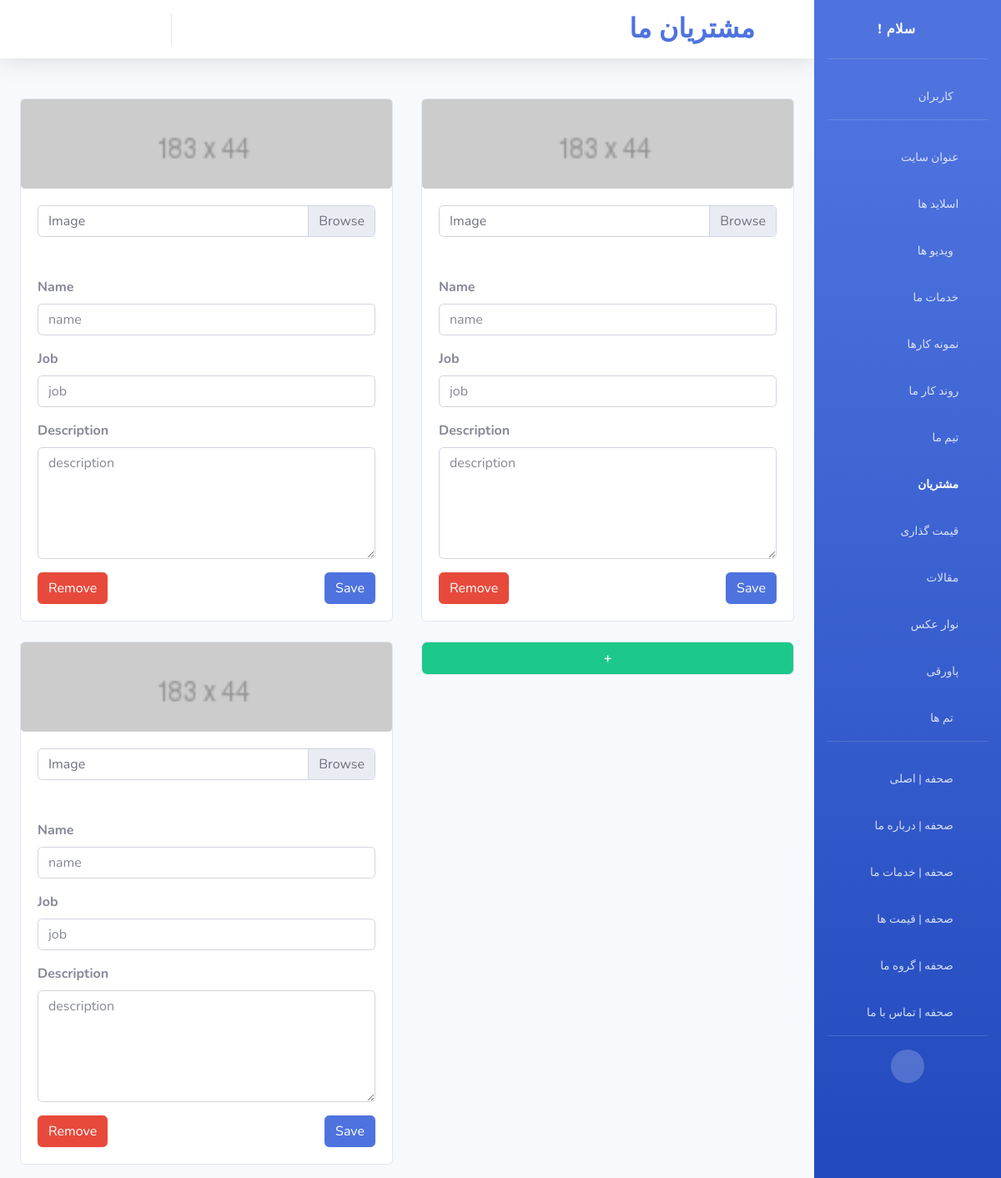
/control_panel/site/our-customers/ (signed in), run on the app's committed database.
### control_panel/models.py (models this page shows)
class our_customers(models.Model):
	img=models.ImageField(upload_to='customers/img/',
						  default='customers/img/default/default.png',
						  blank=True)
	name=models.CharField(max_length=100,blank=True)
	job=models.CharField(max_length=100,blank=True)
	description=models.TextField()
	objects=ourCustomersManager()

### control_panel/views.py (the view, shortened to what this page needs)
# urls.py: path('site/our-customers/',views.our_customers_,
def our_customers_(request):
	if not request.user.is_staff:
		return redirect('/')
	messages=list()
	return render(request,'control_panel/our-customers.html',
				  {
					  'messages':messages,
					  'our_customers':our_customers.objects.all(),
					  'page_name':'our customers'
					  })

### templates/control_panel/our-customers.html (shortened to what this page needs)
{% load static %}
<!DOCTYPE html>
<html lang="en">
<head>
	<link href="{% static 'cpanel/vendor/fontawesome-free/css/all.min.css' %}" rel="stylesheet" type="text/css">
	<link href="{% static 'cpanel/css/sb-admin-2.min.css' %}" rel="stylesheet">
</head>
<body id="page-top">
<div id="wrapper">
	<div id="content-wrapper" class="d-flex flex-column">
		<div id="content">
			<nav class="navbar navbar-expand navbar-light bg-white topbar mb-4 static-top shadow">
				<ul class="navbar-nav ml-auto">
					<li class="nav-item d-none d-sm-block dropdown no-arrow mx-1">
						<a class="nav-link dropdown-toggle" data-toggle="modal" data-target="#logoutModal" href="">
							<i class="fas fa-sign-out-alt fa-sm fa-fw mr-2 text-gray-400"></i>
						</a>
					</li>
					<li class="nav-item d-none d-sm-block dropdown no-arrow mx-1">
						<a class="nav-link dropdown-toggle" href="#">
							<i class="fas fa-envelope fa-sm fa-fw mr-2 text-gray-400"></i>
						</a>
					</li>
					<li class="nav-item d-none d-sm-block dropdown no-arrow mx-1">
						<a class="nav-link dropdown-toggle" href="/control_panel/auth/users/{{ user.id }}/change/">
							<i class="fas fa-user-tie fa-sm fa-fw mr-2 text-gray-400"></i>
						</a>
					</li>
					<li class="nav-item dropdown no-arrow mx-1">
						<a class="nav-link dropdown-toggle" href="/">
							<i class="fas fa-eye fa-sm fa-fw mr-2 text-gray-400"></i>
						</a>
					</li>
				</ul>
				<h2 class="m-0 mr-2 d-none d-sm-block font-weight-bold text-primary">مشتریان ما</h2>
				<h1 class="fas d-none d-sm-block fa-user-tag mr-3 font-weight-bold text-primary"></h1>
			</nav>
			<div class="container-fluid">
				<div class="card-deck mb-3">
					<div class="form-row">
						{% for customer in our_customers %}
							<div class="mt-4 col-lg-6 col-lg-6">
								<div class="card card-deck">
									<img class="card-img" src="{{ customer.img.url }}"
										 alt="Card image cap">
									<div class="card-body">
										<form method="POST" enctype="multipart/form-data">
											<div class="input-group mb-5">
												<div class="custom-file">
													<label class="custom-file-label"
														   for="inputGroupFile01">Image</label>
												</div>
											</div>
											<div class="form-row">
												<div class="col">
													<div class="form-group"><label><strong>Name</strong></label><input
															class="form-control" type="text"
															placeholder="{{ customer.name }}"
															name="name">
													</div>
													<div class="form-group"><label><strong>Job</strong></label><input
															class="form-control" type="text"
															placeholder="{{ customer.job }}"
															name="job">
													</div>
													<div class="form-group"><label><strong>Description</strong></label>
														<textarea class="form-control" rows="5"
																  placeholder="{{ customer.description }}"
																  name="description"></textarea></div>
												</div>
											</div>
											<button style="float: right;" class="btn btn-primary"
													value="{{ customer.id }}" type="submit"
													name="save">Save
											</button>
											<button class="btn btn-danger"
													value="{{ customer.id }}" type="submit"
													name="remove-customer">Remove
											</button>
										</form>
									</div>
								</div>
							</div>
						{% endfor %}
						<div class="mt-4 col-lg-6 col-lg-6">
							<div class="card">
								<form method="POST">
									<button type="submit" style="width:100%; height:100%"
											class="btn btn-success"
											name="Add-customer"><strong>+</strong>
									</button>
								</form>
							</div>
						</div>
					</div>
				</div>
			</div>
		</div>
	</div>
	<ul class="navbar-nav bg-gradient-primary sidebar sidebar-dark accordion" id="accordionSidebar">
		<a class="sidebar-brand d-flex align-items-center justify-content-center" href="/control_panel/">
			<div class="sidebar-brand-text mx-3">! سلام<sup></sup></div>
			<div class="sidebar-brand-icon rotate-n-15">
				<i class="fas fa-laugh-wink"></i>
			</div>
		</a>
		<hr class="sidebar-divider">
		<li class="nav-item">
			<a class="nav-link" href="/control_panel/auth/users/">
				<span class="collapse collapsing">کاربران</span>
				<i class="fas fa-fw fa-user-cog"></i>
			</a>
		</li>
		<hr class="sidebar-divider">
		<li class="nav-item">
			<a class="nav-link" href="/control_panel/site/site-title/">
				<span class="collapse collapsing">عنوان سایت</span>
				<i class="fa fa-window-maximize"></i>
			</a>
		</li>
		<li class="nav-item">
			<a class="nav-link" href="/control_panel/site/slideshow/">
				<span class="collapse collapsing">اسلاید ها</span>
				<i class="fa fa-object-ungroup"></i>
			</a>
		</li>
		<li class="nav-item">
			<a class="nav-link" href="/control_panel/site/video/">
				<span class="collapse collapsing">ویدیو ها</span>
				<i class="fas fa-fw fa-film"></i>
			</a>
		</li>
		<li class="nav-item">
			<a class="nav-link" href="/control_panel/site/our-services/">
				<span class="collapse collapsing">خدمات ما</span>
				<i class="fa fa-wrench"></i>
			</a>
		</li>
		<li class="nav-item">
			<a class="nav-link" href="/control_panel/site/work-samples/">
				<span class="collapse collapsing">نمونه کارها</span>
				<i class="fa fa-laptop-code"></i>
			</a>
		</li>
		<li class="nav-item">
			<a class="nav-link" href="/control_panel/site/work-process/">
				<span class="collapse collapsing">روند کار ما</span>
				<i class="fa fa-check-double"></i>
			</a>
		</li>
		<li class="nav-item">
			<a class="nav-link" href="/control_panel/site/our-team/">
				<span class="collapse collapsing">تیم ما</span>
				<i class="fa fa-users"></i>
			</a>
		</li>
		<li class="nav-item active">
			<a class="nav-link" href="">
				<span class="collapse collapsing">مشتریان</span>
				<i class="fa fa-user-tag"></i>
			</a>
		</li>
		<li class="nav-item">
			<a class="nav-link" href="/control_panel/site/our-pricing/">
				<span class="collapse collapsing">قیمت گذاری</span>
				<i class="fa fa-dollar-sign"></i>
			</a>
		</li>
		<li class="nav-item">
			<a class="nav-link" href="/control_panel/site/our-news/">
				<span class="collapse collapsing">مقالات</span>
				<i class="fa fa-newspaper"></i>
			</a>
		</li>
		<li class="nav-item">
			<a class="nav-link" href="/control_panel/site/img-array/">
				<span class="collapse collapsing">نوار عکس</span>
				<i class="fas fa-image"></i>
			</a>
		</li>
		<li class="nav-item">
			<a class="nav-link" href="/control_panel/site/footer/">
				<span class="collapse collapsing">پاورقی</span>
				<i class="fas fa-digital-tachograph"></i>
			</a>
		</li>
		<li class="nav-item">
			<a class="nav-link" href="/control_panel/site/themes/">
				<span class="collapse collapsing">تم ها</span>
				<i class="fas fa-fw fa-brush"></i>
			</a>
		</li>
		<hr class="sidebar-divider">
		<li class="nav-item">
			<a class="nav-link" href="/control_panel/page_edit/index/">
				<span class="collapse collapsing">صحفه | اصلی</span>
				<i class="fas fa-fw fa-square"></i>
			</a>
		</li>
		<li class="nav-item">
			<a class="nav-link" href="/control_panel/page_edit/about_us/">
				<span class="collapse collapsing">صحفه | درباره ما</span>
				<i class="fas fa-fw fa-square"></i>
			</a>
		</li>
		<li class="nav-item">
			<a class="nav-link" href="/control_panel/page_edit/our_services/">
				<span class="collapse collapsing">صحفه | خدمات ما</span>
				<i class="fas fa-fw fa-square"></i>
			</a>
		</li>
		<li class="nav-item">
			<a class="nav-link" href="/control_panel/page_edit/our_pricing/">
				<span class="collapse collapsing">صحفه | قیمت ها</span>
				<i class="fas fa-fw fa-square"></i>
			</a>
		</li>
		<li class="nav-item">
			<a class="nav-link" href="/control_panel/page_edit/our_team/">
				<span class="collapse collapsing">صحفه | گروه ما</span>
				<i class="fas fa-fw fa-square"></i>
			</a>
		</li>
		<li class="nav-item">
			<a class="nav-link" href="/control_panel/page_edit/contact_us/">
				<span class="collapse collapsing">صحفه | تماس با ما</span>
				<i class="fas fa-fw fa-square"></i>
			</a>
		</li>
		<hr class="sidebar-divider d-none d-md-block">
		<div class="text-center d-none d-md-inline">
			<button class="rounded-circle border-0" id="sidebarToggle"></button>
		</div>
	</ul>
</div>
</body>
</html>

### data on the page
our_customers: img (placeholder picture), name "name", job "job", description "description", {{ customer.id }} 1 (drawn)
our_customers: img (placeholder picture), name "name", job "job", description "description", {{ customer.id }} 2 (drawn)
our_customers: img (placeholder picture), name "name", job "job", description "description", {{ customer.id }} 3 (drawn)
